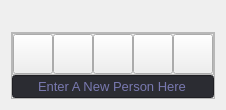
                  <widget class="QWidget" name="page_3">
                   <layout class="QVBoxLayout" name="verticalLayout_13">
                    <item>
                     <widget class="QLabel" name="label_2">
                      <property name="font">
                       <font>
                        <family>Segoe UI</family>
                        <pointsize>10</pointsize>
                       </font>
                      </property>
                      <property name="text">
                       <string/>
                      </property>
                      <property name="alignment">
                       <set>Qt::AlignCenter</set>
                      </property>
                     </widget>
                    </item>
                    <item>
                     <widget class="QFrame" name="frame_6">
                      <property name="maximumSize">
                       <size>
                        <width>16777215</width>
                        <height>100</height>
                       </size>
                      </property>
                      <property name="frameShape">
                       <enum>QFrame::StyledPanel</enum>
                      </property>
                      <property name="frameShadow">
                       <enum>QFrame::Raised</enum>
                      </property>
                      <layout class="QVBoxLayout" name="verticalLayout_14">
                       <property name="spacing">
                        <number>0</number>
                       </property>
                       <property name="leftMargin">
                        <number>0</number>
                       </property>
                       <property name="topMargin">
                        <number>0</number>
                       </property>
                       <property name="rightMargin">
                        <number>0</number>
                       </property>
                       <property name="bottomMargin">
                        <number>0</number>
                       </property>
                       <item>
                        <widget class="QFrame" name="frame_10">
                         <property name="frameShape">
                          <enum>QFrame::StyledPanel</enum>
                         </property>
                         <property name="frameShadow">
                          <enum>QFrame::Raised</enum>
                         </property>
                         <layout class="QHBoxLayout" name="horizontalLayout_7">
                          <property name="spacing">
                           <number>0</number>
                          </property>
                          <property name="leftMargin">
                           <number>0</number>
                          </property>
                          <property name="topMargin">
                           <number>0</number>
                          </property>
                          <property name="rightMargin">
                           <number>0</number>
                          </property>
                          <property name="bottomMargin">
                           <number>0</number>
                          </property>
                          <item>
                           <widget class="QFrame" name="frame_11">
                            <property name="frameShape">
                             <enum>QFrame::StyledPanel</enum>
                            </property>
                            <property name="frameShadow">
                             <enum>QFrame::Raised</enum>
                            </property>
                           </widget>
                          </item>
                          <item>
                           <widget class="QPushButton" name="pushButton_3">
                            <property name="minimumSize">
                             <size>
                              <width>0</width>
                              <height>40</height>
                             </size>
                            </property>
                            <property name="cursor">
                             <cursorShape>PointingHandCursor</cursorShape>
                            </property>
                            <property name="toolTip">
                             <string>Camera On</string>
                            </property>
                            <property name="styleSheet">
                             <string notr="true">QPushButton{
color: rgb(120, 120, 175);
}
QPushButton:hover{
background-color: rgb(120, 120, 175);
	color: rgb(0, 0, 0);
}</string>
                            </property>
                            <property name="text">
                             <string/>
                            </property>
                            <property name="icon">
                             <iconset>
                              <normaloff>D:/İndirilenler/photo-camera.png</normaloff>D:/İndirilenler/photo-camera.png</iconset>
                            </property>
                            <property name="iconSize">
                             <size>
                              <width>32</width>
                              <height>32</height>
                             </size>
                            </property>
                           </widget>
                          </item>
                          <item>
                           <widget class="QPushButton" name="pushButton_8">
                            <property name="minimumSize">
                             <size>
                              <width>0</width>
                              <height>40</height>
                             </size>
                            </property>
                            <property name="cursor">
                             <cursorShape>PointingHandCursor</cursorShape>
                            </property>
                            <property name="toolTip">
                             <string>Take Photos for Train Set</string>
                            </property>
                            <property name="styleSheet">
                             <string notr="true">QPushButton{
color: rgb(120, 120, 175);
}
QPushButton:hover{
background-color: rgb(120, 120, 175);
	color: rgb(0, 0, 0);
}</string>
                            </property>
                            <property name="text">
                             <string/>
                            </property>
                            <property name="icon">
                             <iconset>
                              <normaloff>D:/İndirilenler/take-a-picture.png</normaloff>D:/İndirilenler/take-a-picture.png</iconset>
                            </property>
                            <property name="iconSize">
                             <size>
                              <width>32</width>
                              <height>32</height>
                             </size>
                            </property>
                           </widget>
                          </item>
                          <item>
                           <widget class="QPushButton" name="pushButton_12">
                            <property name="minimumSize">
                             <size>
                              <width>0</width>
                              <height>40</height>
                             </size>
                            </property>
                            <property name="cursor">
                             <cursorShape>PointingHandCursor</cursorShape>
                            </property>
                            <property name="toolTip">
                             <string>Take Photos for Test Set</string>
                            </property>
                            <property name="styleSheet">
                             <string notr="true">QPushButton{
color: rgb(120, 120, 175);
}
QPushButton:hover{
background-color: rgb(120, 120, 175);
	color: rgb(0, 0, 0);
}</string>
                            </property>
                            <property name="text">
                             <string/>
                            </property>
                            <property name="icon">
                             <iconset>
                              <normaloff>D:/İndirilenler/take-a-picture.png</normaloff>D:/İndirilenler/take-a-picture.png</iconset>
                            </property>
                            <property name="iconSize">
                             <size>
                              <width>32</width>
                              <height>32</height>
                             </size>
                            </property>
                           </widget>
                          </item>
                          <item>
                           <widget class="QPushButton" name="pushButton_9">
                            <property name="minimumSize">
                             <size>
                              <width>0</width>
                              <height>40</height>
                             </size>
                            </property>
                            <property name="cursor">
                             <cursorShape>PointingHandCursor</cursorShape>
                            </property>
                            <property name="toolTip">
                             <string>Camera Off</string>
                            </property>
                            <property name="styleSheet">
                             <string notr="true">QPushButton{
color: rgb(120, 120, 175);
}
QPushButton:hover{
background-color: rgb(120, 120, 175);
	color: rgb(0, 0, 0);
}</string>
                            </property>
                            <property name="text">
                             <string/>
                            </property>
                            <property name="icon">
                             <iconset>
                              <normaloff>D:/İndirilenler/no-pictures.png</normaloff>D:/İndirilenler/no-pictures.png</iconset>
                            </property>
                            <property name="iconSize">
                             <size>
                              <width>32</width>
                              <height>32</height>
                             </size>
                            </property>
                           </widget>
                          </item>
                          <item>
                           <widget class="QPushButton" name="pushButton_10">
                            <property name="minimumSize">
                             <size>
                              <width>0</width>
                              <height>40</height>
                             </size>
                            </property>
                            <property name="cursor">
                             <cursorShape>PointingHandCursor</cursorShape>
                            </property>
                            <property name="toolTip">
                             <string>Train The Model</string>
                            </property>
                            <property name="styleSheet">
                             <string notr="true">QPushButton{
color: rgb(120, 120, 175);
}
QPushButton:hover{
background-color: rgb(120, 120, 175);
	color: rgb(0, 0, 0);
}</string>
                            </property>
                            <property name="text">
                             <string/>
                            </property>
                            <property name="icon">
                             <iconset>
                              <normaloff>D:/İndirilenler/deep-learning.png</normaloff>D:/İndirilenler/deep-learning.png</iconset>
                            </property>
                            <property name="iconSize">
                             <size>
                              <width>32</width>
                              <height>32</height>
                             </size>
                            </property>
                           </widget>
                          </item>
                          <item>
                           <widget class="QFrame" name="frame_12">
                            <property name="frameShape">
                             <enum>QFrame::StyledPanel</enum>
                            </property>
                            <property name="frameShadow">
                             <enum>QFrame::Raised</enum>
                            </property>
                           </widget>
                          </item>
                         </layout>
                        </widget>
                       </item>
                       <item>
                        <widget class="QLineEdit" name="lineEdit">
                         <property name="maximumSize">
                          <size>
                           <width>16777215</width>
                           <height>35</height>
                          </size>
                         </property>
                         <property name="font">
                          <font>
                           <family>Segoe UI</family>
                           <pointsize>10</pointsize>
                           <stylestrategy>PreferDefault</stylestrategy>
                          </font>
                         </property>
                         <property name="styleSheet">
                          <string notr="true">QLineEdit{
background-color: rgb(43, 44, 50);
color: rgb(120, 120, 175);
}
QLineEdit:hover{
background-color: rgb(120, 120, 175);
	color: rgb(0, 0, 0);
}
</string>
                         </property>
                         <property name="text">
                          <string>Enter A New Person Here</string>
                         </property>
                         <property name="alignment">
                          <set>Qt::AlignCenter</set>
                         </property>
                        </widget>
                       </item>
                      </layout>
                     </widget>
                    </item>
                   </layout>
                  </widget>
